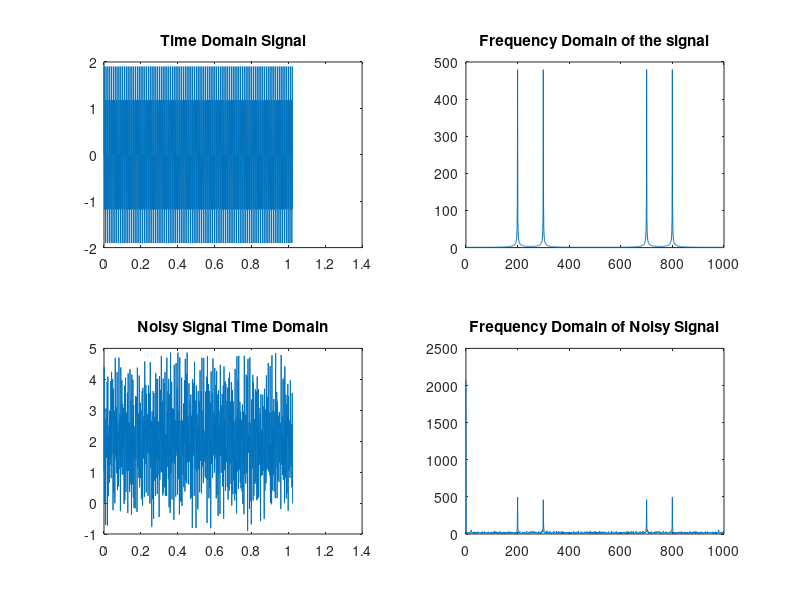

Write MATLAB code to recreate this figure.
clc
clear all
close all
fs = 1000;
N = 1024;
t = (0:N-1)/fs;
x1 = sin(2*pi*200*t);
x2 = sin(2*pi*300*t);
x = x1+x2;
noise = 1+2*rand(size(t));
xN = x+noise;
xk = fft(x);
xNk = fft(xN);
f = ((0:N-1)*fs)/N;
y1 = ifft(xk);
y2 = ifft(xNk);
subplot(2,2,1)
plot(t,y1);
title('Time Domain Signal');
subplot(2,2,2)
plot(f,abs(xk));
title('Frequency Domain of the signal');
subplot(2,2,3)
plot(t,y2);
title('Noisy Signal Time Domain');
subplot(2,2,4)
plot(f,abs(xNk));
title('Frequency Domain of Noisy Signal');